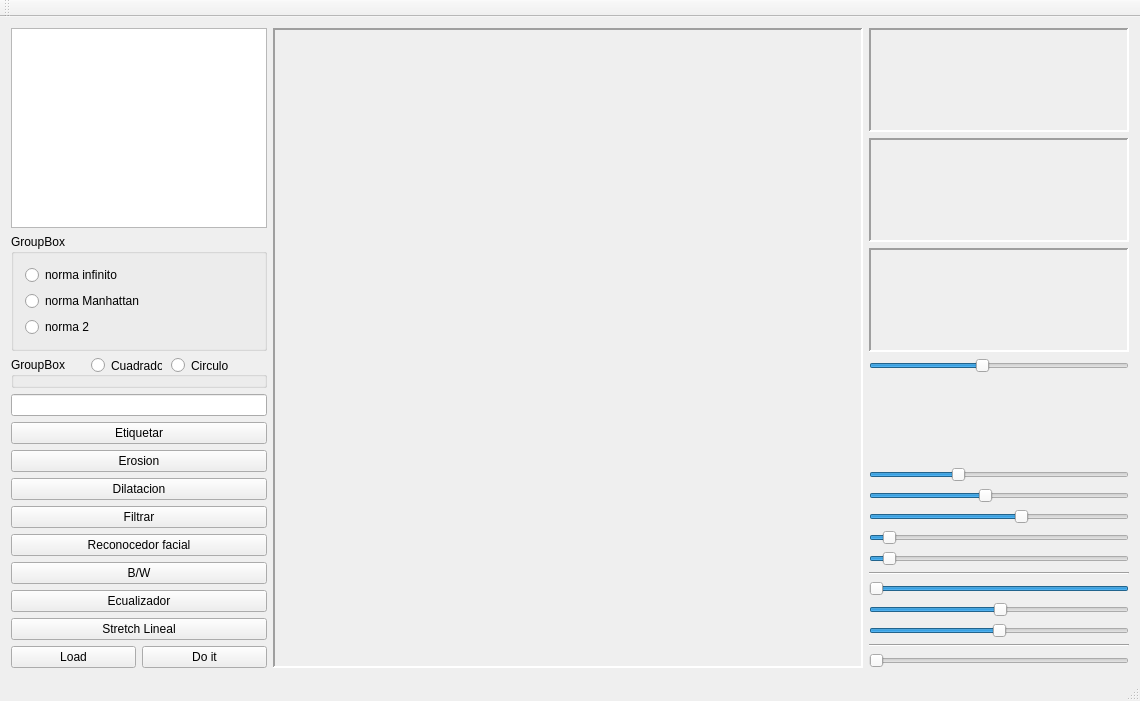
<?xml version="1.0" encoding="UTF-8"?>
<ui version="4.0">
 <class>FPImage</class>
 <widget class="QMainWindow" name="FPImage">
  <property name="geometry">
   <rect>
    <x>0</x>
    <y>0</y>
    <width>1140</width>
    <height>701</height>
   </rect>
  </property>
  <property name="minimumSize">
   <size>
    <width>200</width>
    <height>0</height>
   </size>
  </property>
  <property name="windowTitle">
   <string>FPImage</string>
  </property>
  <widget class="QWidget" name="centralWidget">
   <layout class="QHBoxLayout" name="horizontalLayout_2" stretch="0,1,0">
    <item>
     <layout class="QVBoxLayout" name="verticalLayout">
      <property name="sizeConstraint">
       <enum>QLayout::SetDefaultConstraint</enum>
      </property>
      <item>
       <widget class="QPlainTextEdit" name="ERes"/>
      </item>
      <item>
       <widget class="QGroupBox" name="groupBox">
        <property name="sizePolicy">
         <sizepolicy hsizetype="Preferred" vsizetype="Fixed">
          <horstretch>0</horstretch>
          <verstretch>0</verstretch>
         </sizepolicy>
        </property>
        <property name="minimumSize">
         <size>
          <width>0</width>
          <height>100</height>
         </size>
        </property>
        <property name="title">
         <string>GroupBox</string>
        </property>
        <layout class="QVBoxLayout" name="verticalLayout_3">
         <item>
          <widget class="QRadioButton" name="rInfinito">
           <property name="text">
            <string>norma infinito</string>
           </property>
          </widget>
         </item>
         <item>
          <widget class="QRadioButton" name="rManhattan">
           <property name="text">
            <string>norma Manhattan</string>
           </property>
          </widget>
         </item>
         <item>
          <widget class="QRadioButton" name="rNorma2">
           <property name="text">
            <string>norma 2</string>
           </property>
          </widget>
         </item>
        </layout>
       </widget>
      </item>
      <item>
       <widget class="QGroupBox" name="groupBox_2">
        <property name="title">
         <string>GroupBox</string>
        </property>
        <widget class="QRadioButton" name="rCuadrado">
         <property name="geometry">
          <rect>
           <x>80</x>
           <y>0</y>
           <width>71</width>
           <height>17</height>
          </rect>
         </property>
         <property name="text">
          <string>Cuadrado</string>
         </property>
        </widget>
        <widget class="QRadioButton" name="rCirculo">
         <property name="geometry">
          <rect>
           <x>160</x>
           <y>0</y>
           <width>82</width>
           <height>17</height>
          </rect>
         </property>
         <property name="text">
          <string>Circulo</string>
         </property>
        </widget>
       </widget>
      </item>
      <item>
       <widget class="QLineEdit" name="EFile"/>
      </item>
      <item>
       <widget class="QPushButton" name="bEtiquetar">
        <property name="text">
         <string>Etiquetar</string>
        </property>
       </widget>
      </item>
      <item>
       <widget class="QPushButton" name="bErosion">
        <property name="text">
         <string>Erosion</string>
        </property>
       </widget>
      </item>
      <item>
       <widget class="QPushButton" name="bDilatacion">
        <property name="text">
         <string>Dilatacion</string>
        </property>
       </widget>
      </item>
      <item>
       <widget class="QPushButton" name="bFiltrar">
        <property name="text">
         <string>Filtrar</string>
        </property>
       </widget>
      </item>
      <item>
       <widget class="QPushButton" name="bPiel">
        <property name="text">
         <string>Reconocedor facial</string>
        </property>
       </widget>
      </item>
      <item>
       <widget class="QPushButton" name="bBW">
        <property name="text">
         <string>B/W</string>
        </property>
       </widget>
      </item>
      <item>
       <widget class="QPushButton" name="bEcualizar">
        <property name="text">
         <string>Ecualizador</string>
        </property>
       </widget>
      </item>
      <item>
       <widget class="QPushButton" name="bStretch">
        <property name="text">
         <string>Stretch Lineal</string>
        </property>
       </widget>
      </item>
      <item>
       <layout class="QHBoxLayout" name="horizontalLayout">
        <item>
         <widget class="QPushButton" name="BLoad">
          <property name="text">
           <string>Load</string>
          </property>
         </widget>
        </item>
        <item>
         <widget class="QPushButton" name="BDoIt">
          <property name="text">
           <string>Do it</string>
          </property>
         </widget>
        </item>
       </layout>
      </item>
     </layout>
    </item>
    <item>
     <widget class="QScrollArea" name="scrollArea">
      <property name="frameShape">
       <enum>QFrame::Panel</enum>
      </property>
      <property name="lineWidth">
       <number>2</number>
      </property>
      <property name="widgetResizable">
       <bool>true</bool>
      </property>
      <widget class="QWidget" name="scrollAreaWidgetContents">
       <property name="geometry">
        <rect>
         <x>0</x>
         <y>0</y>
         <width>586</width>
         <height>626</height>
        </rect>
       </property>
       <layout class="QGridLayout" name="gridLayout">
        <item row="0" column="0">
         <widget class="QLabel" name="Ecran">
          <property name="text">
           <string/>
          </property>
         </widget>
        </item>
       </layout>
      </widget>
     </widget>
    </item>
    <item>
     <layout class="QVBoxLayout" name="verticalLayout_2">
      <item>
       <widget class="QLabel" name="EcranHistoR">
        <property name="minimumSize">
         <size>
          <width>260</width>
          <height>104</height>
         </size>
        </property>
        <property name="maximumSize">
         <size>
          <width>260</width>
          <height>104</height>
         </size>
        </property>
        <property name="frameShape">
         <enum>QFrame::Panel</enum>
        </property>
        <property name="frameShadow">
         <enum>QFrame::Sunken</enum>
        </property>
        <property name="lineWidth">
         <number>2</number>
        </property>
        <property name="midLineWidth">
         <number>0</number>
        </property>
        <property name="text">
         <string/>
        </property>
       </widget>
      </item>
      <item>
       <widget class="QLabel" name="EcranHistoG">
        <property name="minimumSize">
         <size>
          <width>260</width>
          <height>104</height>
         </size>
        </property>
        <property name="maximumSize">
         <size>
          <width>260</width>
          <height>104</height>
         </size>
        </property>
        <property name="frameShape">
         <enum>QFrame::Panel</enum>
        </property>
        <property name="frameShadow">
         <enum>QFrame::Sunken</enum>
        </property>
        <property name="lineWidth">
         <number>2</number>
        </property>
        <property name="text">
         <string/>
        </property>
       </widget>
      </item>
      <item>
       <widget class="QLabel" name="EcranHistoB">
        <property name="minimumSize">
         <size>
          <width>260</width>
          <height>104</height>
         </size>
        </property>
        <property name="maximumSize">
         <size>
          <width>260</width>
          <height>104</height>
         </size>
        </property>
        <property name="frameShape">
         <enum>QFrame::Panel</enum>
        </property>
        <property name="frameShadow">
         <enum>QFrame::Sunken</enum>
        </property>
        <property name="lineWidth">
         <number>2</number>
        </property>
        <property name="text">
         <string/>
        </property>
       </widget>
      </item>
      <item>
       <widget class="QSlider" name="Rpiel">
        <property name="maximum">
         <number>255</number>
        </property>
        <property name="value">
         <number>110</number>
        </property>
        <property name="sliderPosition">
         <number>110</number>
        </property>
        <property name="orientation">
         <enum>Qt::Horizontal</enum>
        </property>
       </widget>
      </item>
      <item>
       <spacer name="verticalSpacer">
        <property name="orientation">
         <enum>Qt::Vertical</enum>
        </property>
        <property name="sizeHint" stdset="0">
         <size>
          <width>20</width>
          <height>40</height>
         </size>
        </property>
       </spacer>
      </item>
      <item>
       <widget class="QSlider" name="Rdesv">
        <property name="maximum">
         <number>150</number>
        </property>
        <property name="value">
         <number>50</number>
        </property>
        <property name="sliderPosition">
         <number>50</number>
        </property>
        <property name="orientation">
         <enum>Qt::Horizontal</enum>
        </property>
       </widget>
      </item>
      <item>
       <widget class="QSlider" name="Gpiel">
        <property name="maximum">
         <number>255</number>
        </property>
        <property name="value">
         <number>113</number>
        </property>
        <property name="sliderPosition">
         <number>113</number>
        </property>
        <property name="orientation">
         <enum>Qt::Horizontal</enum>
        </property>
       </widget>
      </item>
      <item>
       <widget class="QSlider" name="Gdesv">
        <property name="maximum">
         <number>150</number>
        </property>
        <property name="value">
         <number>89</number>
        </property>
        <property name="sliderPosition">
         <number>89</number>
        </property>
        <property name="orientation">
         <enum>Qt::Horizontal</enum>
        </property>
       </widget>
      </item>
      <item>
       <widget class="QSlider" name="Bpiel">
        <property name="maximum">
         <number>255</number>
        </property>
        <property name="value">
         <number>14</number>
        </property>
        <property name="sliderPosition">
         <number>14</number>
        </property>
        <property name="orientation">
         <enum>Qt::Horizontal</enum>
        </property>
       </widget>
      </item>
      <item>
       <widget class="QSlider" name="Bdesv">
        <property name="maximum">
         <number>150</number>
        </property>
        <property name="value">
         <number>8</number>
        </property>
        <property name="sliderPosition">
         <number>8</number>
        </property>
        <property name="orientation">
         <enum>Qt::Horizontal</enum>
        </property>
       </widget>
      </item>
      <item>
       <widget class="Line" name="line">
        <property name="orientation">
         <enum>Qt::Horizontal</enum>
        </property>
       </widget>
      </item>
      <item>
       <widget class="QSlider" name="sBordes">
        <property name="layoutDirection">
         <enum>Qt::RightToLeft</enum>
        </property>
        <property name="minimum">
         <number>0</number>
        </property>
        <property name="maximum">
         <number>255</number>
        </property>
        <property name="value">
         <number>255</number>
        </property>
        <property name="orientation">
         <enum>Qt::Horizontal</enum>
        </property>
       </widget>
      </item>
      <item>
       <widget class="QSlider" name="sContraste">
        <property name="minimum">
         <number>0</number>
        </property>
        <property name="maximum">
         <number>890</number>
        </property>
        <property name="sliderPosition">
         <number>450</number>
        </property>
        <property name="orientation">
         <enum>Qt::Horizontal</enum>
        </property>
       </widget>
      </item>
      <item>
       <widget class="QSlider" name="sBrillo">
        <property name="minimum">
         <number>-255</number>
        </property>
        <property name="maximum">
         <number>255</number>
        </property>
        <property name="orientation">
         <enum>Qt::Horizontal</enum>
        </property>
       </widget>
      </item>
      <item>
       <widget class="Line" name="line_2">
        <property name="orientation">
         <enum>Qt::Horizontal</enum>
        </property>
       </widget>
      </item>
      <item>
       <widget class="QSlider" name="sDim">
        <property name="minimum">
         <number>3</number>
        </property>
        <property name="maximum">
         <number>100</number>
        </property>
        <property name="orientation">
         <enum>Qt::Horizontal</enum>
        </property>
       </widget>
      </item>
     </layout>
    </item>
   </layout>
  </widget>
  <widget class="QMenuBar" name="menuBar">
   <property name="geometry">
    <rect>
     <x>0</x>
     <y>0</y>
     <width>1140</width>
     <height>21</height>
    </rect>
   </property>
  </widget>
  <widget class="QToolBar" name="mainToolBar">
   <attribute name="toolBarArea">
    <enum>TopToolBarArea</enum>
   </attribute>
   <attribute name="toolBarBreak">
    <bool>false</bool>
   </attribute>
  </widget>
  <widget class="QStatusBar" name="statusBar"/>
 </widget>
 <layoutdefault spacing="6" margin="11"/>
 <resources/>
 <connections/>
</ui>
